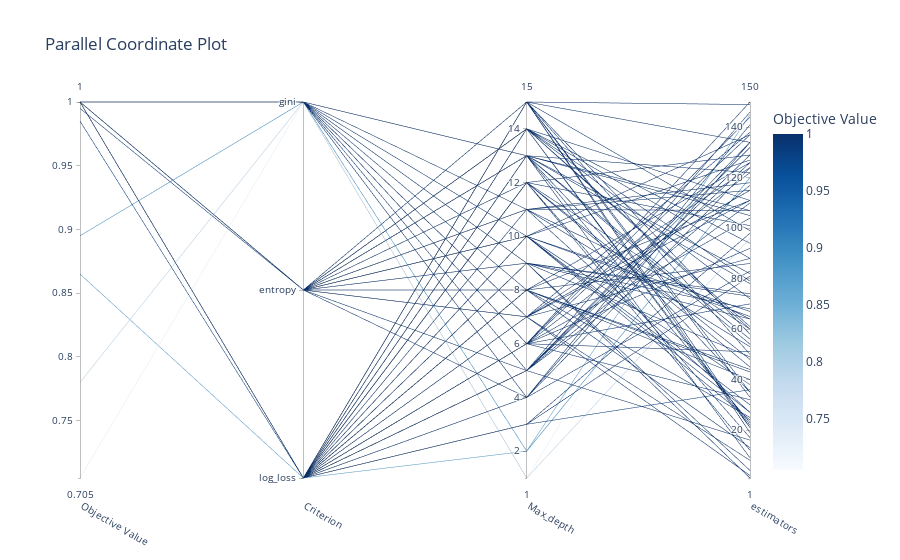

The notebook cell saved with this chart:
### Code cell
optuna.visualization.plot_parallel_coordinate(studyRF)

### Figure 1 — Plotly figure (JSON) as saved in the notebook; plotly's stock layout.template omitted (floating-point values rounded to 4 significant figures)
{"data": [{"dimensions": [{"label": "Objective Value", "range": [0.705, 1], "values": [1, 0.995, 1, 1, 1, 1, 1, 1, 1, 1, 0.78, 1, 1, 0.865, 1, 1, 1, 1, 1, 1, 1, 1, 1, 1, 1, 1, 1, 1, 1, 1, 1, 1, 1, 1, 1, 1, 1, 1, 1, 1, 1, 1, 1, 1, 1, 1, 1, 1, 1, 1, 1, 1, 1, 1, 1, 1, 1, 1, 1, 1, 1, 0.705, 1, 1, 1, 1, 0.895, 1, 1, 1, 1, 1, 1, 1, 1, 1, 1, 1, 1, 1, 0.985, 1, 1, 1, 1, 1, 1, 1, 1, 1, 1, 1, 1, 1, 1, 1, 1, 1, 1, 1]}, {"label": "Criterion", "range": [0, 2], "ticktext": ["log_loss", "entropy", "gini"], "tickvals": [0, 1, 2], "values": [0, 1, 0, 0, 1, 0, 1, 2, 1, 0, 2, 0, 0, 0, 0, 0, 2, 0, 0, 2, 0, 0, 0, 0, 0, 0, 0, 0, 1, 2, 1, 1, 1, 1, 1, 1, 1, 0, 2, 0, 0, 0, 0, 0, 0, 0, 2, 0, 1, 0, 0, 1, 1, 1, 1, 0, 2, 0, 0, 1, 0, 2, 2, 2, 2, 1, 2, 0, 0, 1, 0, 1, 1, 1, 1, 0, 1, 2, 0, 1, 0, 0, 0, 0, 0, 0, 1, 0, 2, 0, 1, 0, 0, 0, 0, 0, 0, 1, 0, 2]}, {"label": "Max_depth", "range": [1, 15], "values": [8, 9, 6, 15, 10, 13, 13, 6, 14, 10, 1, 5, 5, 2, 7, 3, 8, 11, 3, 7, 4, 15, 12, 8, 9, 6, 7, 15, 11, 9, 5, 10, 8, 13, 10, 12, 14, 6, 9, 14, 6, 13, 14, 12, 15, 11, 13, 10, 8, 7, 14, 13, 12, 4, 15, 5, 11, 9, 8, 7, 15, 1, 6, 5, 4, 10, 2, 12, 6, 7, 13, 14, 14, 11, 9, 15, 14, 13, 6, 15, 3, 10, 8, 12, 13, 14, 7, 5, 10, 12, 11, 4, 5, 6, 9, 5, 8, 13, 15, 7]}, {"label": "estimators", "range": [1, 150], "values": [111, 1, 122, 21, 65, 82, 35, 144, 60, 24, 96, 126, 110, 145, 124, 98, 126, 107, 81, 115, 134, 50, 17, 40, 73, 92, 8, 149, 118, 4, 134, 67, 86, 54, 38, 101, 21, 32, 68, 88, 51, 105, 79, 60, 134, 115, 122, 30, 44, 111, 94, 23, 12, 141, 33, 16, 64, 74, 43, 2, 99, 143, 150, 129, 83, 137, 120, 129, 104, 88, 56, 61, 72, 27, 49, 19, 111, 78, 70, 58, 36, 27, 13, 48, 9, 22, 115, 146, 127, 45, 53, 124, 132, 137, 64, 117, 25, 107, 35, 138]}], "labelangle": 30, "labelside": "bottom", "line": {"color": [1, 0.995, 1, 1, 1, 1, 1, 1, 1, 1, 0.78, 1, 1, 0.865, 1, 1, 1, 1, 1, 1, 1, 1, 1, 1, 1, 1, 1, 1, 1, 1, 1, 1, 1, 1, 1, 1, 1, 1, 1, 1, 1, 1, 1, 1, 1, 1, 1, 1, 1, 1, 1, 1, 1, 1, 1, 1, 1, 1, 1, 1, 1, 0.705, 1, 1, 1, 1, 0.895, 1, 1, 1, 1, 1, 1, 1, 1, 1, 1, 1, 1, 1, 0.985, 1, 1, 1, 1, 1, 1, 1, 1, 1, 1, 1, 1, 1, 1, 1, 1, 1, 1, 1], "colorbar": {"title": {"text": "Objective Value"}}, "colorscale": [[0, "rgb(247,251,255)"], [0.125, "rgb(222,235,247)"], [0.25, "rgb(198,219,239)"], [0.375, "rgb(158,202,225)"], [0.5, "rgb(107,174,214)"], [0.625, "rgb(66,146,198)"], [0.75, "rgb(33,113,181)"], [0.875, "rgb(8,81,156)"], [1, "rgb(8,48,107)"]], "reversescale": false, "showscale": true}, "type": "parcoords"}], "layout": {"title": {"text": "Parallel Coordinate Plot"}}}
